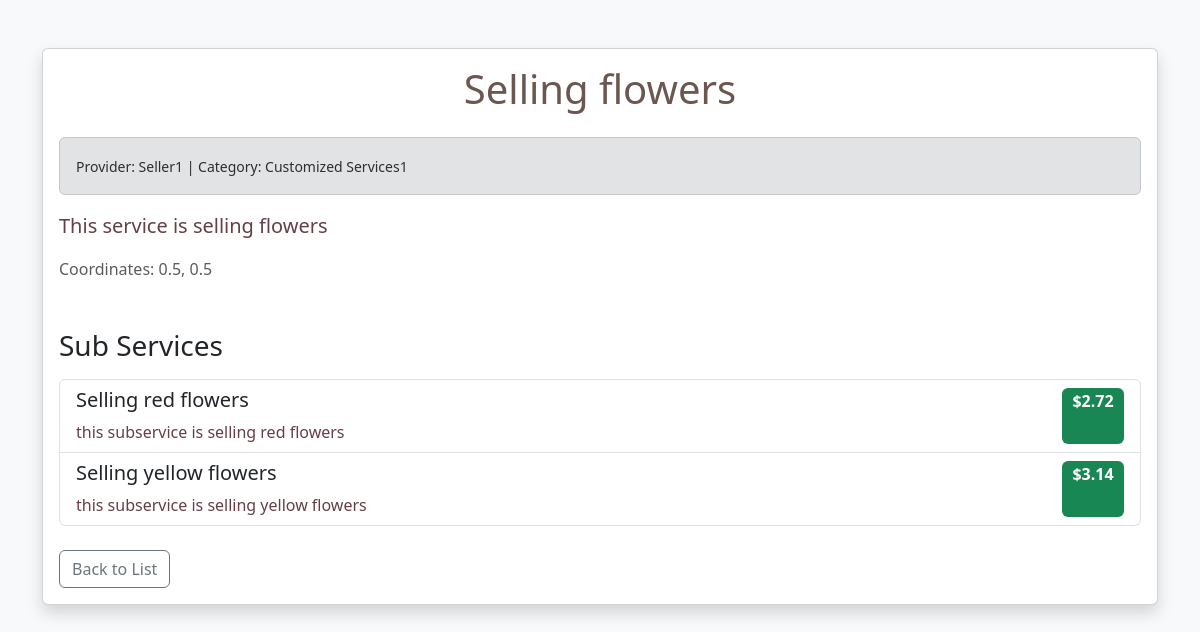
Page /pages/service_detail?id=1 (signed in) on the committed database.
### tables this page shows
CREATE TABLE services(
        id INTEGER PRIMARY KEY,
        user_id INTEGER, theme_id INTEGER, title TEXT, description TEXT, latitude FLOAT, longitude FLOAT,
        FOREIGN KEY(user_id) REFERENCES users(id),
        FOREIGN KEY(theme_id) REFERENCES themes(id)
    );

CREATE TABLE sub_services(
        id INTEGER PRIMARY KEY,
        service_id INTEGER, availability INTEGER, title TEXT, description TEXT, price FLOAT,
        FOREIGN KEY(service_id) REFERENCES services(id)
    );

### pages/service_detail/index.php (the view, shortened to what this page needs)
<?php
$serviceId = $_GET['id'];
try {
    $database = getSecureDB();
    $stmt = $database->prepare("SELECT * FROM services WHERE ID = ?");
    $stmt->execute([$serviceId]);
    $service = $stmt->fetch(PDO::FETCH_ASSOC);
    $subStmt = $database->prepare("SELECT * FROM sub_services WHERE service_id = ?");
    $subStmt->execute([$serviceId]);
    $subServices = $subStmt->fetchAll(PDO::FETCH_ASSOC);
} catch (PDOException $e) {
    die("Error: " . $e->getMessage());
}
?>
<!DOCTYPE html>
<html lang="en">
<body class="bg-light">
<div class="container py-5">
    <div class="card shadow">
        <div class="card-body">
            <h1 class="card-title mb-4"><?= htmlspecialchars($service['title']) ?></h1>
            <div class="alert alert-secondary">
                <small>
                    Provider: Seller<?= $service['user_id'] ?> |
                    Category: Customized Services<?= $service['theme_id'] ?>
                </small>
            </div>
            <p class="lead"><?= htmlspecialchars($service['description']) ?></p>
            <p class="text-muted">Coordinates: <?= $service['latitude'] ?>, <?= $service['longitude'] ?></p>
            <h3 class="mt-5 mb-3">Sub Services</h3>
            <div class="list-group">
                <?php foreach ($subServices as $sub): ?>
                    <div class="list-group-item">
                        <div class="d-flex justify-content-between">
                            <div>
                                <h5><?= htmlspecialchars($sub['title']) ?></h5>
                                <p class="mb-0"><?= htmlspecialchars($sub['description']) ?></p>
                            </div>
                            <span class="badge bg-success fs-6">$<?= number_format($sub['price'], 2) ?></span>
                        </div>
                    </div>
                <?php endforeach; ?>
            </div>
            <a href="/pages/services" class="btn btn-outline-secondary mt-4">Back to List</a>
        </div>
    </div>
</div>
</body>
</html>

### assets/css/main_style.css (style rules this page uses)
:root { --title-color: #9FBA72; --warning-color: #FFC87F; --text-color-main: #663F46; --text-color-main-light: #CFC9C9; --text-color-secondary: #6C5750; --back-color-base: #E8F7EE; --back-color-popup: #C1F5D6; --back-color-important: #E27BBC; --back-color-secondary: #A79CD6; --back-color-ternary: #DFDCDB; --accent-color-main: var(--back-color-secondary); --accent-color-secondary: var(--back-color-important); --place-color-main: #77005D; --place-color-secondary: #121212; --place-holder-gradient: repeating-linear-gradient(45deg, var(--place-color-main) 10%, var(--place-color-secondary), 10%); --image-on-back-base-gradient: linear-gradient(var(--back-color-important) 0%, transparent 100%); --medium-corner: 12px; --large-corner: 40px; --input-block-padding: 8px; --input-block-margin: 5px; --big-container-padding: 2%; --reading-margin: 7%; --spacing-minimum: 10px; --spacing-small: 21px; --spacing-medium: 42px; --spacing-large: 84px; }
html, body { background-color: var(--back-color-base) !important; font-family: Arial, Helvetica, sans-serif; }
div { background-color: transparent; }
h1 { color: var(--text-color-secondary) !important; text-align: center; }
p { color: var(--text-color-main); }

### rows in the picture
services: title "Selling flowers", user "1", theme "1", description "This service is selling flowers", latitude "0.5", longitude "0.5"
sub_services: title "Selling red flowers", description "this subservice is selling red flowers", price "2.72"
sub_services: title "Selling yellow flowers", description "this subservice is selling yellow flowers", price "3.14"
